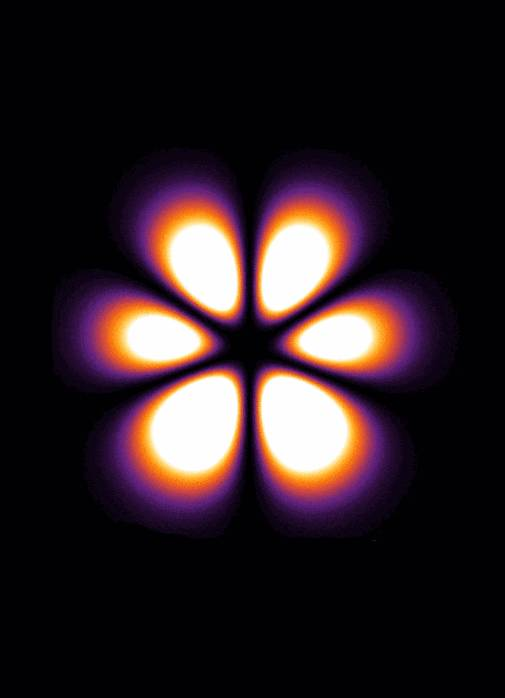
#> input picture menu_screen/QM.png, 505 x 698 px, found by its file name
$ python _gen_qm_wave.py
#> lines starting #> are read from the running program, lines starting #| are printed output that depends on the picture
# -*- coding: utf-8 -*-
"""qm_wave.jpg â€” backdrop HOVER kartu Mekanika Kuantum.
Crop band gelombang biru di bawah QM.png (bukan band hitam-gelap atas),
sedikit dicerahkan supaya latar blur hover terang, tak menjegal batas kartu."""
from PIL import Image, ImageEnhance, ImageOps

src = Image.open("menu_screen/QM.png").convert("RGB")
#> src is the input picture: PIL image 505x698 RGB; mean R, G, B 44.7, 31.5, 35.4
W, H = src.size                                  # 1400x784
#> W = 505; H = 698
wave = src.crop((0, 300, W, H))                  # band gelombang penuh lebar
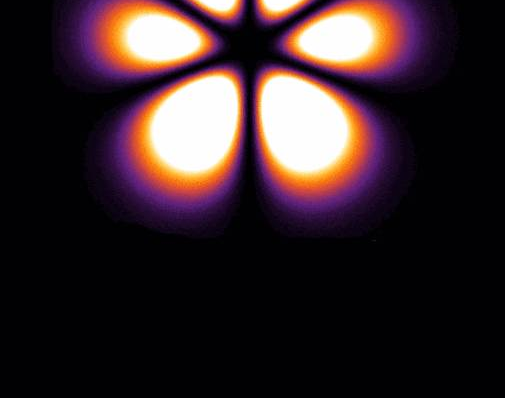
#> wave: PIL image 505x398 RGB; mean R, G, B 54.1, 38.2, 41.7
wave = ImageEnhance.Brightness(wave).enhance(1.42)
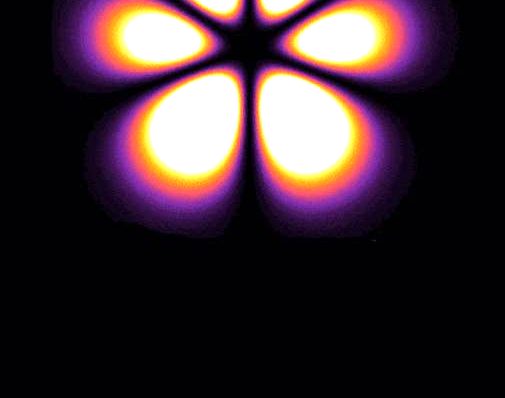
#> wave: PIL image 505x398 RGB; mean R, G, B 60.7, 43.6, 49.9
wave = ImageEnhance.Color(wave).enhance(1.18)
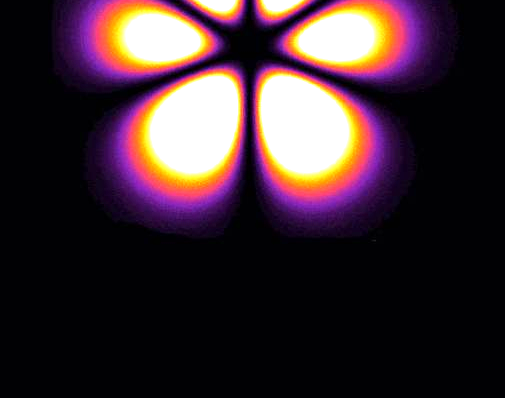
#> wave: PIL image 505x398 RGB; mean R, G, B 61.6, 42.4, 49.6
# +40% gamma-lift (sama dgn cover lain): bayangan naik, sorotan tak ketos
LIFT = 1.4
wave = wave.point(lambda v: round(255 * (v / 255) ** (1 / LIFT)))
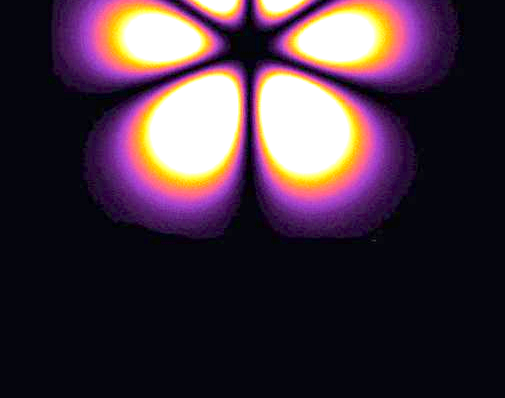
#> wave: PIL image 505x398 RGB; mean R, G, B 68.9, 49.9, 62.5
wave.save("menu_screen/qm_wave.jpg", "JPEG", quality=88, optimize=True)
print("qm_wave.jpg", wave.size)
#| qm_wave.jpg (505, 398)
